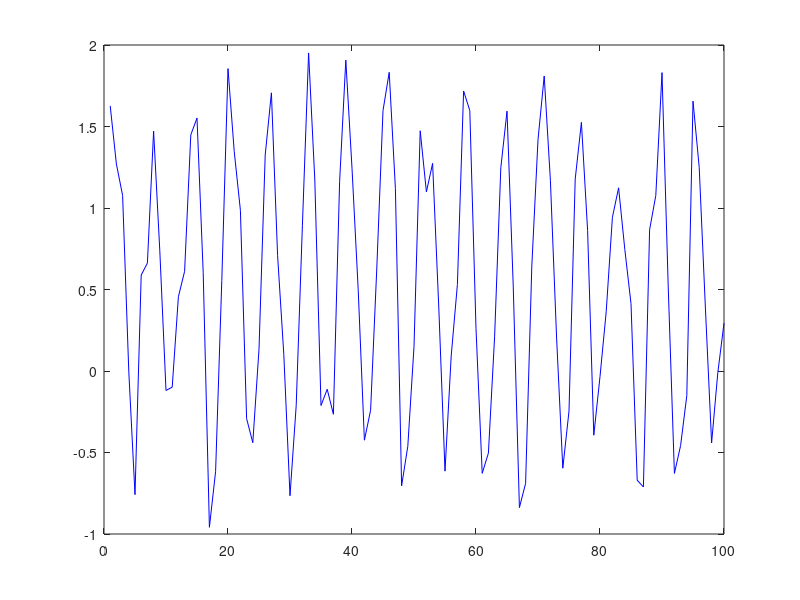

Source code (MATLAB): (Note: this script raises an error after producing the figure.)
function[] = my_peak_finder()

close all;

nSamples = 100;
x = 1:nSamples;
noisy_wave = sin(x)+rand(1, nSamples);
plot(x, noisy_wave, 'b-'); hold on;

% this detector moves from left to right while keeping track of the max value and its associted index when it comes across a value even greater then what it is holding, it updates itself. If it comes across a value which is delta less than what it is holding then it write out the max values andrepeats the procedure for the minimum value
delta = 0.5;
[maxtab, mintab] = peakdet(noisy_wave, delta);
plot(maxtab(:, 1), maxtab(:, 2), 'ro');
plot(mintab(:, 1), mintab(:, 2), 'go');





keyboard

